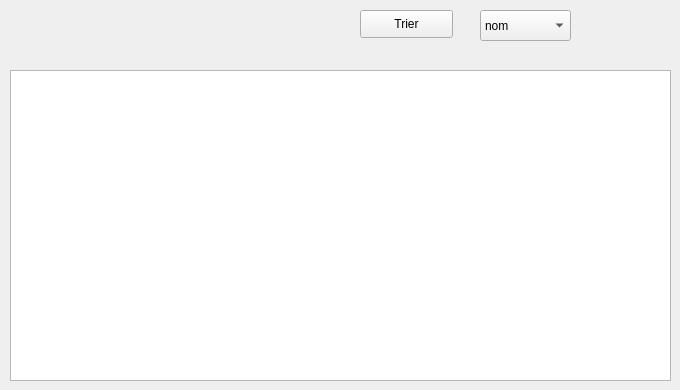
      <widget class="QWidget" name="tab_4">
       <attribute name="title">
        <string>Trier</string>
       </attribute>
       <widget class="QTableView" name="tabt">
        <property name="geometry">
         <rect>
          <x>10</x>
          <y>70</y>
          <width>661</width>
          <height>311</height>
         </rect>
        </property>
       </widget>
       <widget class="QPushButton" name="Trier_locataire">
        <property name="geometry">
         <rect>
          <x>360</x>
          <y>10</y>
          <width>93</width>
          <height>28</height>
         </rect>
        </property>
        <property name="text">
         <string>Trier</string>
        </property>
       </widget>
       <widget class="QComboBox" name="boxlct">
        <property name="geometry">
         <rect>
          <x>480</x>
          <y>10</y>
          <width>91</width>
          <height>31</height>
         </rect>
        </property>
        <item>
         <property name="text">
          <string>nom</string>
         </property>
        </item>
        <item>
         <property name="text">
          <string>id_local</string>
         </property>
        </item>
        <item>
         <property name="text">
          <string>CIN</string>
         </property>
        </item>
        <item>
         <property name="text">
          <string>prenom</string>
         </property>
        </item>
       </widget>
      </widget>
